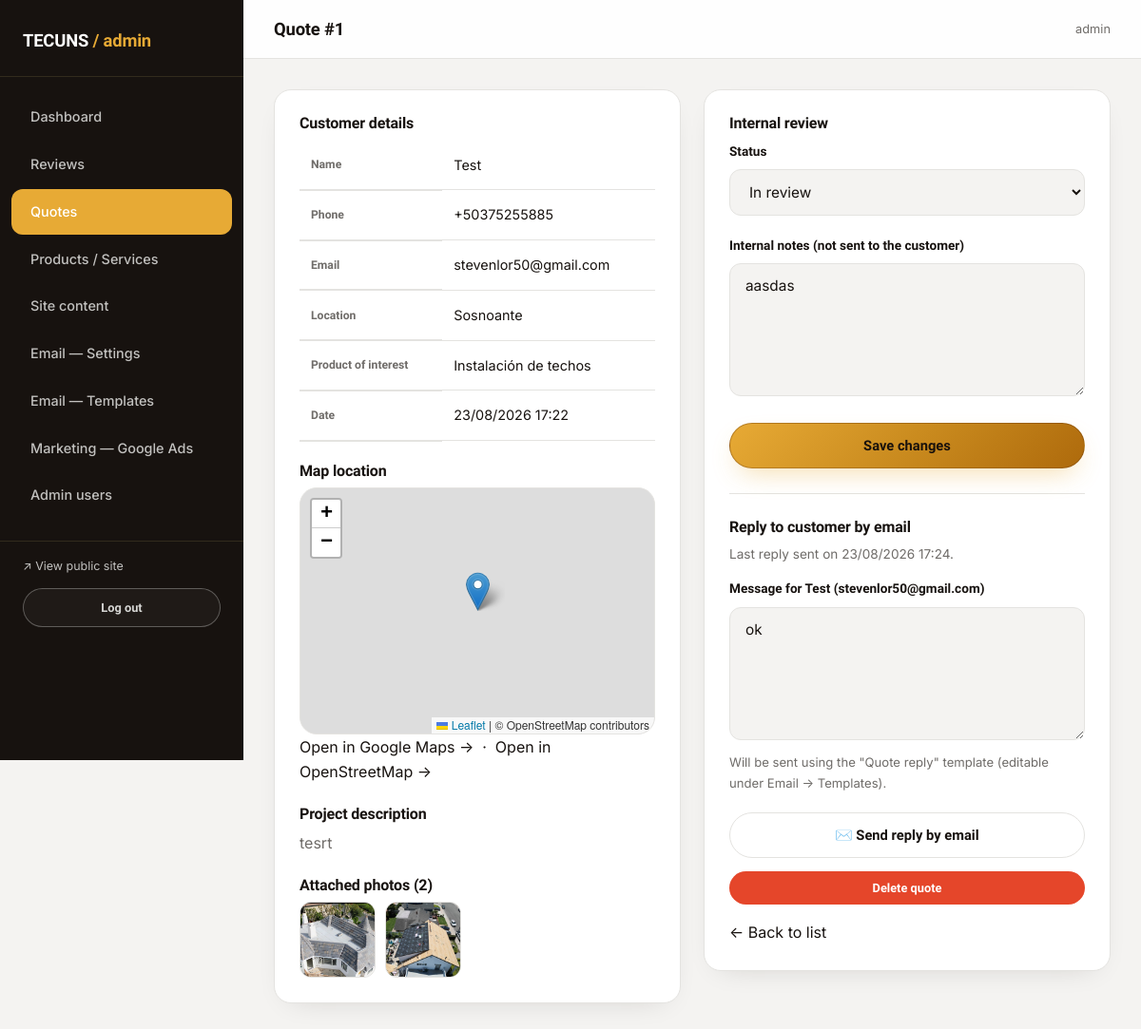
Screenshot of /admin/cotizaciones/1 (signed in) with the database file from the repository.
### models.py (models this page shows, shortened)
class Quote(db.Model):
    __tablename__ = "quotes"
    STATUS_CHOICES = ["pendiente", "en_revision", "cotizado", "rechazado"]
    STATUS_LABELS = {
        "pendiente": "Pending",
        "en_revision": "In review",
        "cotizado": "Quoted",
        "rechazado": "Rejected",
    }
    id = db.Column(db.Integer, primary_key=True)
    name = db.Column(db.String(150), nullable=False)
    phone = db.Column(db.String(40), nullable=False)
    email = db.Column(db.String(150))
    location = db.Column(db.String(250), nullable=False)
    latitude = db.Column(db.Float)
    longitude = db.Column(db.Float)
    service_type = db.Column(db.String(150))
    description = db.Column(db.Text, nullable=False)
    status = db.Column(db.String(20), default="pendiente")
    admin_notes = db.Column(db.Text)
    client_response = db.Column(db.Text)
    responded_at = db.Column(db.DateTime)
    created_at = db.Column(db.DateTime, default=datetime.utcnow)
    images = db.relationship(
        "QuoteImage", backref="quote", cascade="all, delete-orphan", lazy=True
    )

class Admin(UserMixin, db.Model):
    __tablename__ = "admins"
    id = db.Column(db.Integer, primary_key=True)
    username = db.Column(db.String(80), unique=True, nullable=False)
    password_hash = db.Column(db.String(255), nullable=False)
    is_superadmin = db.Column(db.Boolean, default=False)
    created_at = db.Column(db.DateTime, default=datetime.utcnow)

class QuoteImage(db.Model):
    __tablename__ = "quote_images"
    id = db.Column(db.Integer, primary_key=True)
    quote_id = db.Column(db.Integer, db.ForeignKey("quotes.id"), nullable=False)
    image_path = db.Column(db.String(300), nullable=False)

### admin_routes.py (the view, shortened to what this page needs)
@admin_bp.route("/cotizaciones/<int:quote_id>", methods=["GET", "POST"])
@login_required
def cotizacion_detalle(quote_id):
    quote = Quote.query.get_or_404(quote_id)
    return render_template(
        "admin/cotizacion_detalle.html",
        quote=quote,
        status_choices=Quote.STATUS_CHOICES,
        status_labels=Quote.STATUS_LABELS,
    )

### translations.py (called while the page is built)
def set_language():
    lang = request.cookies.get("lang")
    if lang not in SUPPORTED:
        lang = detect_lang()
    g.lang = lang

def detect_lang():
    accept = request.headers.get("Accept-Language", "")
    primary = accept.split(",")[0].strip().lower()
    code = primary.split(";")[0].split("-")[0].strip()
    return ES if code == ES else EN

def localize(obj, fields):
    lang = getattr(g, "lang", DEFAULT)
    if lang == DEFAULT or not obj:
        return obj
    texts = [getattr(obj, f) for f in fields
             if getattr(obj, f, None) and isinstance(getattr(obj, f), str)]
    mapping = translate_mapping(texts, lang)
    return Localized(obj, fields, mapping)

def localize_service(service):
    return localize(service, list(SERVICE_FIELDS))

### templates/admin/cotizacion_detalle.html (shortened to what this page needs)
{% extends "admin/base_admin.html" %}
{% block page_title %}Quote #{{ quote.id }}{% endblock %}
{% block extra_head %}
{% if quote.latitude and quote.longitude %}
<link rel="stylesheet" href="https://unpkg.com/leaflet@1.9.4/dist/leaflet.css" />
{% endif %}
{% endblock %}
{% block admin_content %}
<div class="grid-2" style="align-items:flex-start;">
  <div class="card-panel">
    <h3 style="text-transform:none; font-size:1rem;">Customer details</h3>
    <table class="admin-table">
      <tbody>
        <tr><th>Name</th><td>{{ quote.name }}</td></tr>
        <tr><th>Phone</th><td><a href="tel:{{ quote.phone }}" class="link">{{ quote.phone }}</a></td></tr>
        <tr><th>Email</th><td>{{ quote.email or '—' }}</td></tr>
        <tr><th>Location</th><td>{{ quote.location }}</td></tr>
        <tr><th>Product of interest</th><td>{{ quote.service_type or '—' }}</td></tr>
        <tr><th>Date</th><td>{{ quote.created_at.strftime('%d/%m/%Y %H:%M') }}</td></tr>
      </tbody>
    </table>
    {% if quote.latitude and quote.longitude %}
    <h3 style="text-transform:none; font-size:1rem; margin-top:22px;">Map location</h3>
    <div id="quoteMap" style="height:260px; border:1px solid var(--line-dark); border-radius:var(--radius);"></div>
    <p class="hint">
      <a class="link" target="_blank" href="https://www.google.com/maps?q={{ quote.latitude }},{{ quote.longitude }}">Open in Google Maps →</a>
      &nbsp;·&nbsp;
      <a class="link" target="_blank" href="https://www.openstreetmap.org/?mlat={{ quote.latitude }}&mlon={{ quote.longitude }}#map=17/{{ quote.latitude }}/{{ quote.longitude }}">Open in OpenStreetMap →</a>
    </p>
    {% endif %}
    <h3 style="text-transform:none; font-size:1rem; margin-top:22px;">Project description</h3>
    <p class="text-steel">{{ quote.description }}</p>
    <h3 style="text-transform:none; font-size:1rem; margin-top:22px;">Attached photos ({{ quote.images|length }})</h3>
    {% if quote.images %}
      <div class="thumb-strip">
        {% for img in quote.images %}
          <a href="{{ url_for('static', filename=img.image_path) }}" target="_blank">
            <img src="{{ url_for('static', filename=img.image_path) }}" alt="Project photo">
          </a>
        {% endfor %}
      </div>
    {% else %}
      <p class="text-steel mb-0">The customer did not attach any photos.</p>
    {% endif %}
  </div>
  <div class="card-panel">
    <h3 style="text-transform:none; font-size:1rem;">Internal review</h3>
    <form method="POST" action="{{ url_for('admin.cotizacion_detalle', quote_id=quote.id) }}">
      <div class="form-row">
        <label for="status">Status</label>
        <select id="status" name="status">
          {% for st in status_choices %}
            <option value="{{ st }}" {% if quote.status == st %}selected{% endif %}>{{ status_labels.get(st, st) }}</option>
          {% endfor %}
        </select>
      </div>
      <div class="form-row">
        <label for="admin_notes">Internal notes (not sent to the customer)</label>
        <textarea id="admin_notes" name="admin_notes" placeholder="Follow-up notes, quoted amount, next steps...">{{ quote.admin_notes or '' }}</textarea>
      </div>
      <button type="submit" class="btn btn-rust btn-block">Save changes</button>
    </form>
    <hr style="border:none; border-top:1px solid var(--line-dark); margin:26px 0;">
    <h3 style="text-transform:none; font-size:1rem;">Reply to customer by email</h3>
    {% if not quote.email %}
      <p class="text-steel" style="font-size:.88rem;">The customer did not leave an email, so a reply cannot be sent by email. You can contact them by phone/WhatsApp at {{ quote.phone }}.</p>
    {% else %}
      {% if quote.responded_at %}
        <p class="text-steel" style="font-size:.85rem;">Last reply sent on {{ quote.responded_at.strftime('%d/%m/%Y %H:%M') }}.</p>
      {% endif %}
      <form method="POST" action="{{ url_for('admin.cotizacion_detalle', quote_id=quote.id) }}">
        <div class="form-row">
          <label for="client_response">Message for {{ quote.name }} ({{ quote.email }})</label>
          <textarea id="client_response" name="client_response" placeholder="E.g.: Thank you for your request. The estimated cost for your project is $X, including materials and installation...">{{ quote.client_response or '' }}</textarea>
          <p class="hint mb-0">Will be sent using the "Quote reply" template (editable under Email → Templates).</p>
        </div>
        <button type="submit" class="btn btn-outline-dark btn-block">✉️ Send reply by email</button>
      </form>
    {% endif %}
    <form method="POST" action="{{ url_for('admin.eliminar_cotizacion', quote_id=quote.id) }}" onsubmit="return confirm('Permanently delete this quote?');" style="margin-top:14px;">
      <button type="submit" class="btn btn-danger btn-block btn-sm">Delete quote</button>
    </form>
    <a href="{{ url_for('admin.cotizaciones') }}" class="link" style="display:block; margin-top:16px;">← Back to list</a>
  </div>
</div>
{% endblock %}

### templates/admin/base_admin.html (shortened to what this page needs)
<!doctype html>
<html lang="en">
<head>
  <link rel="stylesheet" href="{{ url_for('static', filename='css/style.css') }}">
  <link rel="stylesheet" href="{{ url_for('static', filename='css/admin.css') }}">
  {% block extra_head %}{% endblock %}
</head>
<body class="admin-body">
  <div class="admin-shell">
    <aside class="admin-sidebar">
      <div class="admin-brand">TECUNS <span>/ admin</span></div>
      <nav class="admin-nav">
        <a href="{{ url_for('admin.dashboard') }}" class="{{ 'active' if request.endpoint == 'admin.dashboard' }}">Dashboard</a>
        <a href="{{ url_for('admin.resenas') }}" class="{{ 'active' if request.endpoint and request.endpoint.startswith('admin.') and 'resena' in request.endpoint }}">Reviews</a>
        <a href="{{ url_for('admin.cotizaciones') }}" class="{{ 'active' if request.endpoint and 'cotizacion' in request.endpoint }}">Quotes</a>
        <a href="{{ url_for('admin.servicios') }}" class="{{ 'active' if request.endpoint and 'servicio' in request.endpoint }}">Products / Services</a>
        <a href="{{ url_for('admin.contenido') }}" class="{{ 'active' if request.endpoint and 'contenido' in request.endpoint }}">Site content</a>
        <a href="{{ url_for('admin.config_correo') }}" class="{{ 'active' if request.endpoint == 'admin.config_correo' }}">Email — Settings</a>
        <a href="{{ url_for('admin.plantillas') }}" class="{{ 'active' if request.endpoint == 'admin.plantillas' }}">Email — Templates</a>
        <a href="{{ url_for('admin.config_marketing') }}" class="{{ 'active' if request.endpoint == 'admin.config_marketing' }}">Marketing — Google Ads</a>
        {% if current_user.is_superadmin %}
        <a href="{{ url_for('admin.usuarios') }}" class="{{ 'active' if request.endpoint and 'usuario' in request.endpoint }}">Admin users</a>
        {% endif %}
      </nav>
      <div class="admin-nav-foot">
        <a href="{{ url_for('public.index') }}" target="_blank" style="color:var(--silver); font-family:var(--font-mono); font-size:.78rem; display:block; margin-bottom:12px;">↗ View public site</a>
        <a href="{{ url_for('admin.logout') }}" class="btn btn-outline btn-sm btn-block">Log out</a>
      </div>
    </aside>
    <div class="admin-main">
      <div class="admin-topbar">
        <h1>{% block page_title %}Dashboard{% endblock %}</h1>
        <span class="text-steel" style="font-family:var(--font-mono); font-size:.8rem;">{{ current_user.username }}</span>
      </div>
      <div class="admin-content">
        {% block admin_content %}{% endblock %}
      </div>
    </div>
  </div>
</body>
</html>

### static/css/admin.css (style rules this page uses)
.admin-body { background:var(--offwhite); min-height:100vh; }
.admin-shell { display:flex; min-height:100vh; }
.admin-sidebar { width:256px; flex-shrink:0; background:var(--charcoal); color:var(--silver); padding:28px 0; position:sticky; top:0; height:100vh; overflow-y:auto; }
.admin-brand { font-family:var(--font-display); font-weight:800; color:var(--white); font-size:1.15rem; padding:0 24px 22px; border-bottom:1px solid var(--line); margin-bottom:18px; letter-spacing:-0.01em; }
.admin-brand span { color:var(--rust); font-weight:600; }
.admin-nav a { display:flex; align-items:center; gap:10px; padding:12px 20px; margin:2px 12px; border-radius:var(--radius-sm); font-family:var(--font-body); font-weight:500; font-size:.9rem; letter-spacing:0; text-transform:none; color:var(--silver); }
.admin-nav a.active { background:var(--rust); color:var(--white); }
.admin-nav-foot { margin-top:24px; padding:16px 24px 0; border-top:1px solid var(--line); }
.admin-main { flex:1; min-width:0; }
.admin-topbar { background:rgba(255,255,255,0.9); backdrop-filter:blur(10px); border-bottom:1px solid var(--line-dark); padding:20px 32px; display:flex; justify-content:space-between; align-items:center; position:sticky; top:0; z-index:10; }
.admin-topbar h1 { font-size:1.15rem; margin:0; text-transform:none; }
.admin-content { padding:32px; }
.card-panel { background:var(--white); border:1px solid var(--line-dark); border-radius:var(--radius); padding:26px; margin-bottom:24px; box-shadow:var(--shadow-soft); }
table.admin-table { width:100%; border-collapse:collapse; font-size:.9rem; }
table.admin-table th { text-align:left; font-family:var(--font-display); font-weight:600; font-size:.76rem; text-transform:none; letter-spacing:0; color:var(--steel); border-bottom:2px solid var(--line-dark); padding:10px 12px; }
table.admin-table td { padding:14px 12px; border-bottom:1px solid var(--line-dark); vertical-align:top; }
.thumb-strip { display:flex; gap:10px; flex-wrap:wrap; }
.thumb-strip img { width:80px; height:80px; object-fit:cover; border-radius:var(--radius-sm); border:1px solid var(--line-dark); transition:transform .15s ease; }
.btn-sm { padding:9px 16px; font-size:.8rem; }
.btn-danger { background:#E5462A; color:var(--white); }
.grid-2 { display: grid; grid-template-columns: repeat(2, 1fr); gap: 24px; }

### rows the page displays
Quote: id "1", name "Test", phone "+50375255885", email "stevenlor50@gmail.com", location "Sosnoante", service_type "Instalación de techos", created_at "23/08/2026 17:22", description "tesrt", status "In review", admin_notes "aasdas", responded_at "23/08/2026 17:24", client_response "ok"
Admin: username "admin"
QuoteImage: image_path (picture)
QuoteImage: image_path (picture)

### other values shown
{{ quote.images|length }} "2"
